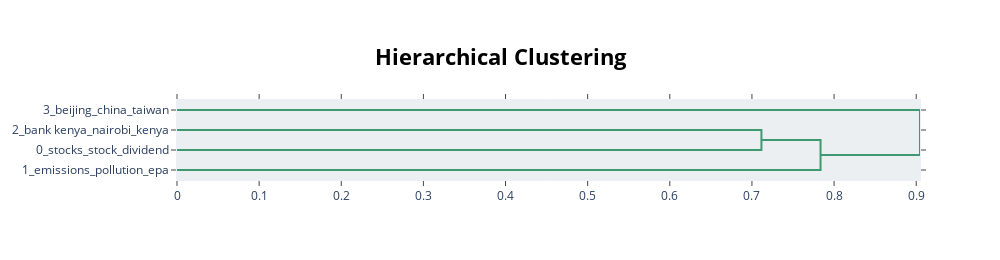

The notebook cell saved with this chart:
### Code cell
topic_model.visualize_hierarchy()

### Figure 1 — Plotly figure (JSON) as saved in the notebook; plotly's stock layout.template omitted (floating-point values rounded to 4 significant figures)
{"data": [{"hoverinfo": "text", "marker": {"color": "rgb(61,153,112)"}, "mode": "lines", "type": "scatter", "x": [0, 0.7116, 0.7116, 0], "xaxis": "x", "y": [-15, -15, -25, -25], "yaxis": "y"}, {"hoverinfo": "text", "marker": {"color": "rgb(61,153,112)"}, "mode": "lines", "type": "scatter", "x": [0.7116, 0.7835, 0.7835, 0], "xaxis": "x", "y": [-20, -20, -35, -35], "yaxis": "y"}, {"hoverinfo": "text", "marker": {"color": "rgb(61,153,112)"}, "mode": "lines", "type": "scatter", "x": [0, 0.9046, 0.9046, 0.7835], "xaxis": "x", "y": [-5, -5, -27.5, -27.5], "yaxis": "y"}], "layout": {"autosize": false, "height": 260, "hoverlabel": {"bgcolor": "white", "font": {"family": "Rockwell", "size": 16}}, "hovermode": "closest", "plot_bgcolor": "#ECEFF1", "showlegend": false, "title": {"font": {"color": "Black", "size": 22}, "text": "<b>Hierarchical Clustering</b>", "x": 0.5, "xanchor": "center", "yanchor": "top"}, "width": 1000, "xaxis": {"autorange": true, "mirror": "allticks", "range": [0, 0.9046], "rangemode": "tozero", "showgrid": false, "showline": true, "showticklabels": true, "ticks": "outside", "type": "linear", "zeroline": false}, "yaxis": {"mirror": "allticks", "range": [-40, 0], "rangemode": "tozero", "showgrid": false, "showline": true, "showticklabels": true, "tickmode": "array", "ticks": "outside", "ticktext": ["3_beijing_china_taiwan", "2_bank kenya_nairobi_kenya", "0_stocks_stock_dividend", "1_emissions_pollution_epa"], "tickvals": [-5, -15, -25, -35], "type": "linear", "zeroline": false}}}
